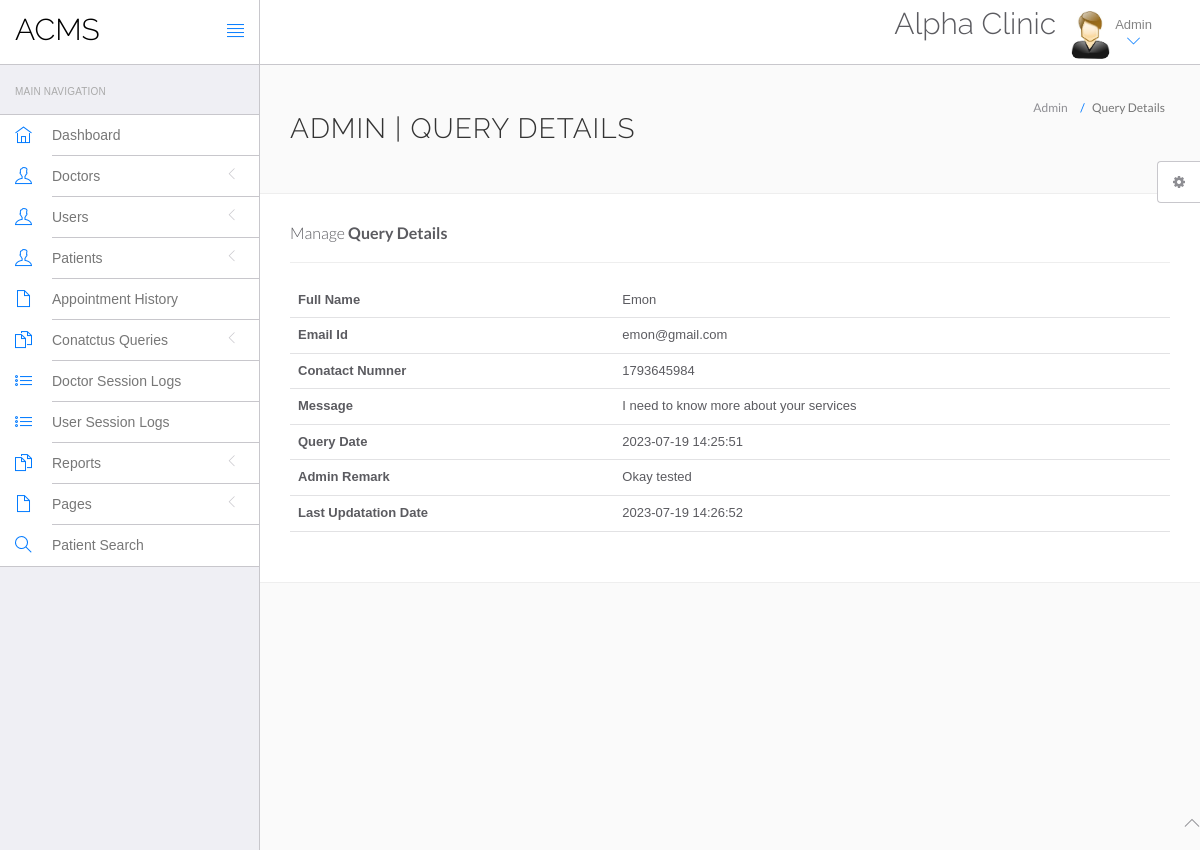
The app's page /Clinic/acms/admin/php_admin/query-details.php?id=3 (signed in) with its own data.
### tables this page shows
CREATE TABLE `tblcontactus` (
  `id` int(11) NOT NULL,
  `fullname` varchar(255) DEFAULT NULL,
  `email` varchar(255) DEFAULT NULL,
  `contactno` bigint(12) DEFAULT NULL,
  `message` mediumtext DEFAULT NULL,
  `PostingDate` timestamp NULL DEFAULT current_timestamp(),
  `AdminRemark` mediumtext DEFAULT NULL,
  `LastupdationDate` timestamp NULL DEFAULT NULL ON UPDATE current_timestamp(),
  `IsRead` int(11) DEFAULT NULL
);

### Clinic/acms/admin/php_admin/query-details.php (the view, shortened to what this page needs)
<?php
include('include/config.php');
if(strlen($_SESSION['id']==0)) {
 header('location:logout.php');
  } else{
?>
<!DOCTYPE html>
<html lang="en">
	<head>
		<link rel="stylesheet" href="vendor/bootstrap/css/bootstrap.min.css">
		<link rel="stylesheet" href="vendor/fontawesome/css/font-awesome.min.css">
		<link rel="stylesheet" href="vendor/themify-icons/themify-icons.min.css">
		<link href="vendor/animate.css/animate.min.css" rel="stylesheet" media="screen">
		<link href="vendor/perfect-scrollbar/perfect-scrollbar.min.css" rel="stylesheet" media="screen">
		<link href="vendor/switchery/switchery.min.css" rel="stylesheet" media="screen">
		<link href="vendor/bootstrap-touchspin/jquery.bootstrap-touchspin.min.css" rel="stylesheet" media="screen">
		<link href="vendor/select2/select2.min.css" rel="stylesheet" media="screen">
		<link href="vendor/bootstrap-datepicker/bootstrap-datepicker3.standalone.min.css" rel="stylesheet" media="screen">
		<link href="vendor/bootstrap-timepicker/bootstrap-timepicker.min.css" rel="stylesheet" media="screen">
		<link rel="stylesheet" href="assets/css/styles.css">
		<link rel="stylesheet" href="assets/css/plugins.css">
		<link rel="stylesheet" href="assets/css/themes/theme-1.css" id="skin_color" />
	</head>
	<body>
		<div id="app">
<?php include('include/sidebar.php');?>
			<div class="app-content">
						<?php include('include/header.php');?>
				<div class="main-content" >
					<div class="wrap-content container" id="container">
						<section id="page-title">
							<div class="row">
								<div class="col-sm-8">
									<h1 class="mainTitle">Admin | Query Details</h1>
																	</div>
								<ol class="breadcrumb">
									<li>
										<span>Admin</span>
									</li>
									<li class="active">
										<span>Query Details</span>
									</li>
								</ol>
							</div>
						</section>
						<div class="container-fluid container-fullw bg-white">
									<div class="row">
								<div class="col-md-12">
									<h5 class="over-title margin-bottom-15">Manage <span class="text-bold">Query Details</span></h5>
												<hr />
									<table class="table table-hover" id="sample-table-1">
										<tbody>
<?php
$qid=intval($_GET['id']);
$sql=mysqli_query($con,"select * from tblcontactus where id='$qid'");
while($row=mysqli_fetch_array($sql))
{
?>
											<tr>
												<th>Full Name</th>
												<td><?php echo $row['fullname'];?></td>
											</tr>
											<tr>
												<th>Email Id</th>
												<td><?php echo $row['email'];?></td>
											</tr>
											<tr>
												<th>Conatact Numner</th>
												<td><?php echo $row['contactno'];?></td>
											</tr>
											<tr>
												<th>Message</th>
												<td><?php echo $row['message'];?></td>
												</tr>
																						<tr>
												<th>Query Date</th>
												<td><?php echo $row['PostingDate'];?></td>
												</tr>
<?php if($row['AdminRemark']==""){?>
<form name="query" method="post">
	<tr>
												<th>Admin Remark</th>
												<td><textarea name="adminremark" class="form-control" required="true"></textarea></td>
												</tr>
												<tr>
													<td>&nbsp;</td>
													<td>
														<button type="submit" class="btn btn-primary pull-left" name="update">
		Update <i class="fa fa-arrow-circle-right"></i>
								</button>
													</td>
												</tr>
</form>
													<?php } else {?>
	<tr>
												<th>Admin Remark</th>
												<td><?php echo $row['AdminRemark'];?></td>
												</tr>
<tr>
												<th>Last Updatation Date</th>
												<td><?php echo $row['LastupdationDate'];?></td>
												</tr>
											<?php
											 }} ?>
										</tbody>
									</table>
								</div>
							</div>
								</div>
							</div>
						</div>
					</div>
				</div>
	<?php include('include/footer.php');?>
	<?php include('include/setting.php');?>
	</body>
</html>
<?php } ?>

### Clinic/acms/admin/php_admin/assets/css/themes/theme-1.css (style rules this page uses)
body { background: #FAFAFA; }

### records on screen
tblcontactus: fullname "Emon", email "emon@gmail.com", contactno "1793645984", message "I need to know more about your services", PostingDate "2023-07-19 14:25:51", AdminRemark "Okay tested", LastupdationDate "2023-07-19 14:26:52"
